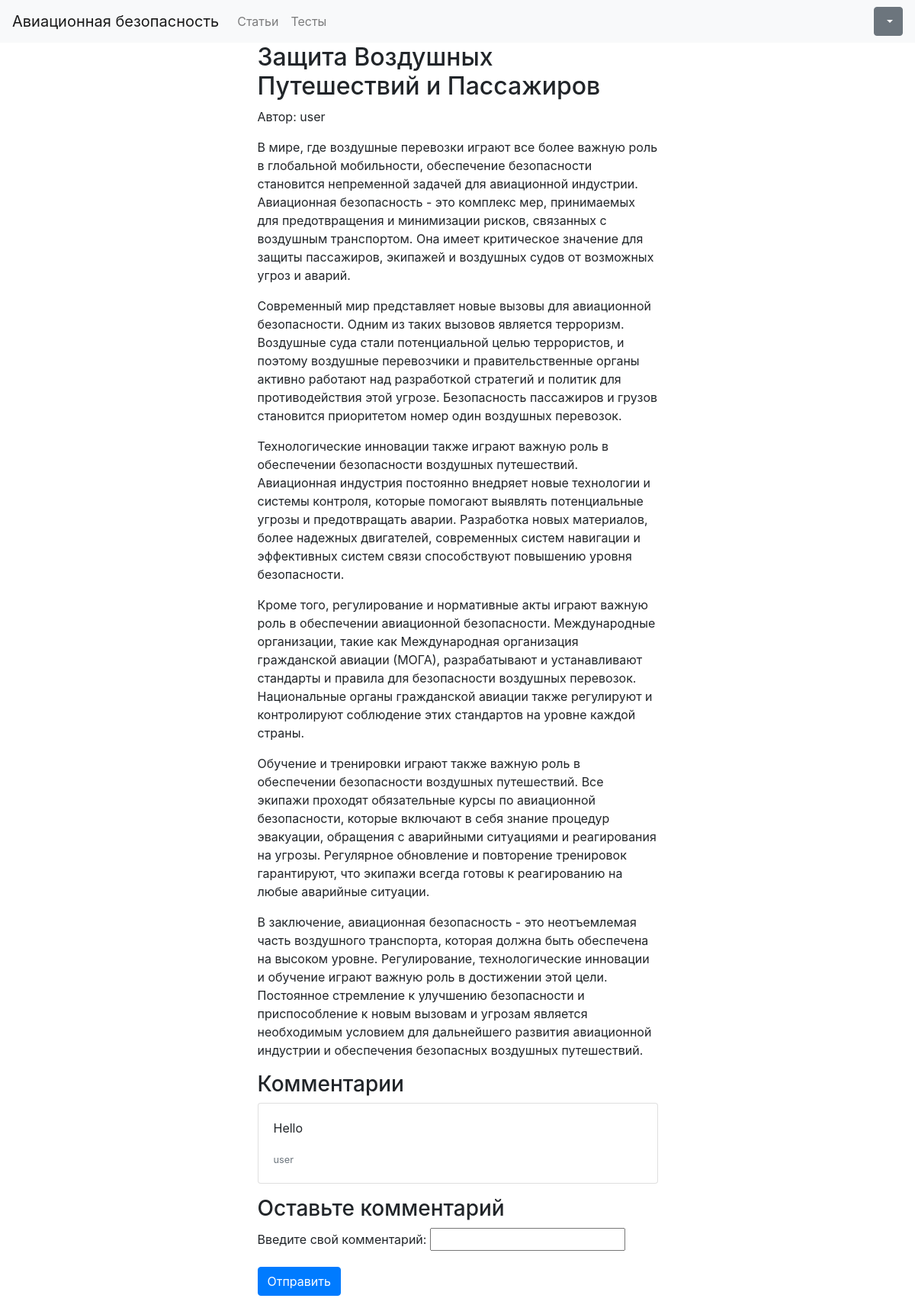
Page /articles/2/ on the committed database.
### articles/models.py (models this page shows, shortened)
class Article(models.Model):
    title = models.CharField(max_length=200)
    cover_image = models.ImageField(upload_to='articles/covers/', null=True, blank=True)
    content = RichTextField()
    author = models.ForeignKey(User, on_delete=models.CASCADE, related_name='articles')

class Comment(models.Model):
    article = models.ForeignKey(Article, on_delete=models.CASCADE, related_name='comments')
    author = models.ForeignKey(User, on_delete=models.CASCADE)
    text = RichTextField()
    created_at = models.DateTimeField(auto_now_add=True)
    active = models.BooleanField(default=True)
    class Meta:
        ordering = ('created_at',)

### articles/views.py (the view)
# urls.py: path('<int:pk>/', views.article_detail, name='article_detail'),
def article_detail(request, pk):
    article = get_object_or_404(Article, pk=pk)
    comments = article.comments.order_by('-created_at')
    if request.method == 'POST':
        if not request.user.is_authenticated:
            messages.error(request, 'Вы должны быть авторизованы, чтобы оставить комментарий.')
            return redirect('accounts:register') # or the name of your login view
        comment_form = CommentForm(data=request.POST)
        if comment_form.is_valid():
            new_comment = comment_form.save(commit=False)
            new_comment.article = article
            new_comment.author = request.user
            new_comment.save()
    else:
        comment_form = CommentForm()
    return render(request, 'articles/article_detail.html', {'article': article, 'comments': comments, 'comment_form': comment_form})

### articles/forms.py
class CommentForm(forms.ModelForm):
    text = forms.CharField(widget=CKEditorWidget())
    class Meta:
        model = Comment
        fields = ('text',)

### articles/templates/articles/article_detail.html (shortened to what this page needs)
{% extends "quiz/base.html" %}
{% block content %}
  <div class="container">
    <div class="row justify-content-center">
      <div class="col-12 col-md-8 col-lg-6">
        <h2>{{ article.title }}</h2>
        <p>Автор: {{ article.author.username }}</p>
        <p>{{ article.content | safe }}</p>
      </div>
    </div>
    <div class="row justify-content-center">
      <div class="col-12 col-md-8 col-lg-6">
        <h3>Комментарии</h3>
        {% for comment in comments %}
          <div class="card mb-3">
            <div class="card-body">
              <p class="card-text">{{ comment.text }}</p>
              <p class="card-text"><small class="text-muted">{{ comment.author.username }}</small></p>
            </div>
          </div>
        {% endfor %}
      </div>
    </div>
    <div class="row justify-content-center">
      <div class="col-12 col-md-8 col-lg-6">
        <h3>Оставьте комментарий</h3>
        <form method="post">
          <label for="id_text">Введите свой комментарий:</label>
          {{ comment_form.text }}
          <br>
          <button type="submit" class="btn btn-primary my-3">Отправить</button>
      </form>
      </div>
    </div>
  </div>
{% endblock %}

### rows in the picture
Article: title "Защита Воздушных Путешествий и Пассажиров", author.username "user", content "В мире, где воздушные перевозки играют все более важную роль в глобальной мобильности, обеспечение безопасности становится непременной задачей для авиационной индустрии. Авиационная безопасность - это комплекс мер, принимаемых для предотвращения и минимизации рисков, связанных с воздушным транспортом. Она имеет критическое значение для защиты пассажиров, экипажей и воздушных судов от возможных угроз и аварий. Современный мир представляет новые вызовы для авиационной безопасности. Одним из таких вызовов является терроризм. Воздушные суда стали потенциальной целью террористов, и поэтому воздушные перевозчики и правительственные органы активно работают над разработкой стратегий и политик для…"
Comment: text "Hello", author.username "user"
